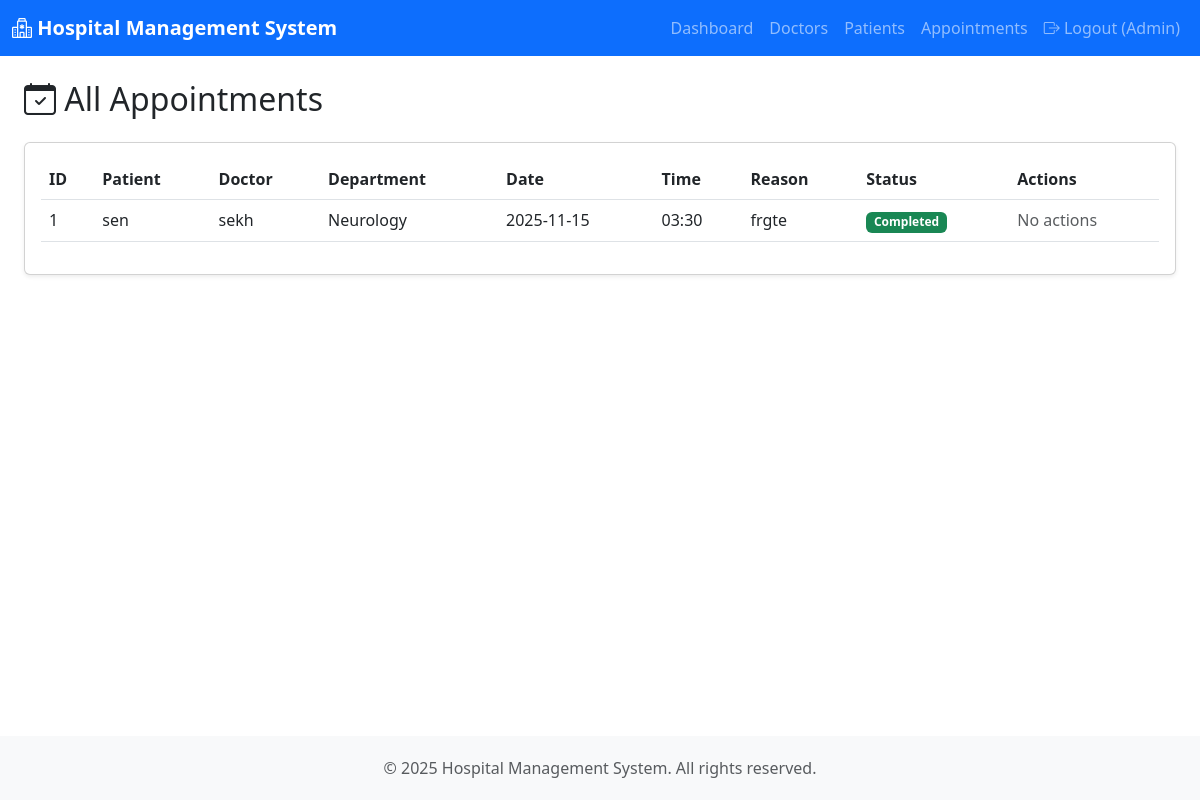
The app's page /admin/appointments (signed in) with its own data.
### models.py (models this page shows, shortened)
class Appointment(db.Model):
    __tablename__ = 'appointments'
    id = db.Column(db.Integer, primary_key=True)
    patient_id = db.Column(db.Integer, db.ForeignKey('users.id'), nullable=False)
    doctor_id = db.Column(db.Integer, db.ForeignKey('users.id'), nullable=False)
    date = db.Column(db.Date, nullable=False)
    time = db.Column(db.Time, nullable=False)
    status = db.Column(db.String(20), default='Pending')
    reason = db.Column(db.Text)
    created_at = db.Column(db.DateTime, default=datetime.utcnow)
    patient = db.relationship('User', foreign_keys=[patient_id], backref='patient_appointments')
    doctor = db.relationship('User', foreign_keys=[doctor_id], backref='doctor_appointments')
    treatment = db.relationship('Treatment', backref='appointment', uselist=False, cascade='all, delete-orphan')

class User(db.Model):
    __tablename__ = 'users'
    id = db.Column(db.Integer, primary_key=True)
    name = db.Column(db.String(100), nullable=False)
    email = db.Column(db.String(120), unique=True, nullable=False)
    password_hash = db.Column(db.String(255), nullable=False)
    role = db.Column(db.String(20), nullable=False)
    phone = db.Column(db.String(15))
    address = db.Column(db.Text)
    date_of_birth = db.Column(db.Date)
    gender = db.Column(db.String(10))
    created_at = db.Column(db.DateTime, default=datetime.utcnow)
    is_active = db.Column(db.Boolean, default=True)
    department_id = db.Column(db.Integer, db.ForeignKey('departments.id'))
    department = db.relationship('Department', backref='doctors')

class Department(db.Model):
    __tablename__ = 'departments'
    id = db.Column(db.Integer, primary_key=True)
    name = db.Column(db.String(100), unique=True, nullable=False)
    description = db.Column(db.Text)
    created_at = db.Column(db.DateTime, default=datetime.utcnow)

### app.py (the view)
@app.route('/admin/appointments')
@role_required('Admin')
def admin_appointments():
    appointments = Appointment.query.order_by(Appointment.date.desc(), Appointment.time.desc()).all()
    return render_template('admin/appointments.html', appointments=appointments)

### app.py (called while the page is built)
def role_required(role):
    def decorator(f):
        @wraps(f)
        def decorated_function(*args, **kwargs):
            if 'user_id' not in session:
                flash('Please log in to access this page.', 'warning')
                return redirect(url_for('login'))
            user = User.query.get(session['user_id'])
            if not user or user.role != role:
                flash('You do not have permission to access this page.', 'danger')
                return redirect(url_for('index'))
            return f(*args, **kwargs)
        return decorated_function
    return decorator

### templates/admin/appointments.html (shortened to what this page needs)
{% extends "base.html" %}
{% block content %}
<div class="container-fluid">
    <h2 class="mb-4"><i class="bi bi-calendar-check"></i> All Appointments</h2>
    <div class="card">
        <div class="card-body">
            <div class="table-responsive">
                <table class="table table-hover">
                    <thead>
                        <tr>
                            <th>ID</th>
                            <th>Patient</th>
                            <th>Doctor</th>
                            <th>Department</th>
                            <th>Date</th>
                            <th>Time</th>
                            <th>Reason</th>
                            <th>Status</th>
                            <th>Actions</th>
                        </tr>
                    </thead>
                    <tbody>
                        {% for appointment in appointments %}
                        <tr>
                            <td>{{ appointment.id }}</td>
                            <td>{{ appointment.patient.name }}</td>
                            <td>{{ appointment.doctor.name }}</td>
                            <td>{{ appointment.doctor.department.name if appointment.doctor.department else 'N/A' }}</td>
                            <td>{{ appointment.date.strftime('%Y-%m-%d') }}</td>
                            <td>{{ appointment.time.strftime('%H:%M') }}</td>
                            <td>{{ appointment.reason or 'N/A' }}</td>
                            <td>
                                {% if appointment.status == 'Pending' %}
                                    <span class="badge bg-warning">{{ appointment.status }}</span>
                                {% elif appointment.status == 'Booked' %}
                                    <span class="badge bg-primary">{{ appointment.status }}</span>
                                {% elif appointment.status == 'Completed' %}
                                    <span class="badge bg-success">{{ appointment.status }}</span>
                                {% else %}
                                    <span class="badge bg-secondary">{{ appointment.status }}</span>
                                {% endif %}
                            </td>
                            <td>
                                {% if appointment.status == 'Pending' %}
                                    <form method="POST" action="{{ url_for('admin_approve_appointment', appointment_id=appointment.id) }}" class="d-inline">
                                        <input type="hidden" name="csrf_token" value="{{ csrf_token() }}"/>
                                        <button type="submit" class="btn btn-success btn-sm" onclick="return confirm('Approve this appointment?')">Approve</button>
                                    </form>
                                    <form method="POST" action="{{ url_for('admin_cancel_appointment', appointment_id=appointment.id) }}" class="d-inline">
                                        <input type="hidden" name="csrf_token" value="{{ csrf_token() }}"/>
                                        <button type="submit" class="btn btn-danger btn-sm" onclick="return confirm('Cancel this appointment?')">Cancel</button>
                                    </form>
                                {% else %}
                                    <span class="text-muted">No actions</span>
                                {% endif %}
                            </td>
                        </tr>
                        {% else %}
                        <tr>
                            <td colspan="9" class="text-center">No appointments found</td>
                        </tr>
                        {% endfor %}
                    </tbody>
                </table>
            </div>
        </div>
    </div>
</div>
{% endblock %}

### templates/base.html (style rules this page uses)
body { min-height: 100vh; display: flex; flex-direction: column; }
.card { box-shadow: 0 0.125rem 0.25rem rgba(0,0,0,0.075); margin-bottom: 1.5rem; }

### records on screen
Appointment: id "1", patient.name "sen", doctor.name "sekh", doctor.department "Neurology", date "2025-11-15", time "03:30", reason "frgte", status "Completed", shows "No actions"

### other values on screen
{{ session.user_name }} "Admin"
